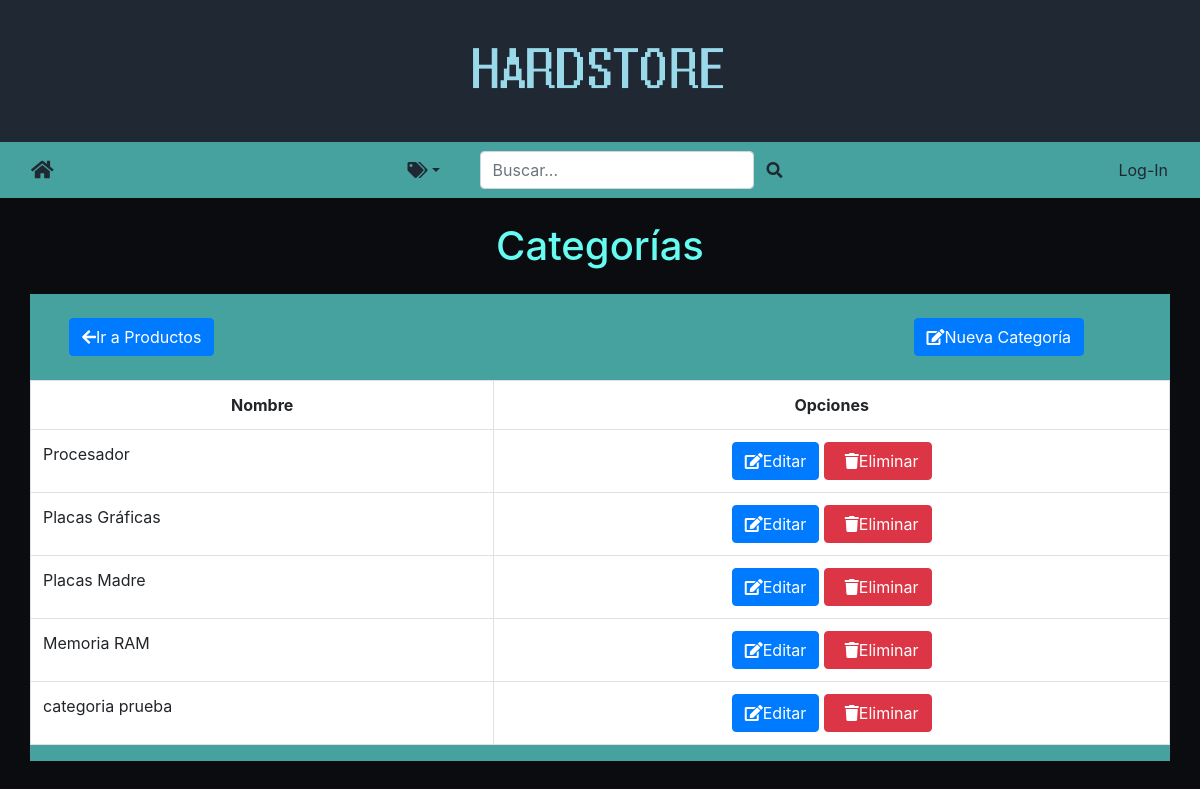
/modificar_categoria/, run on an earlier commit of the app's database.
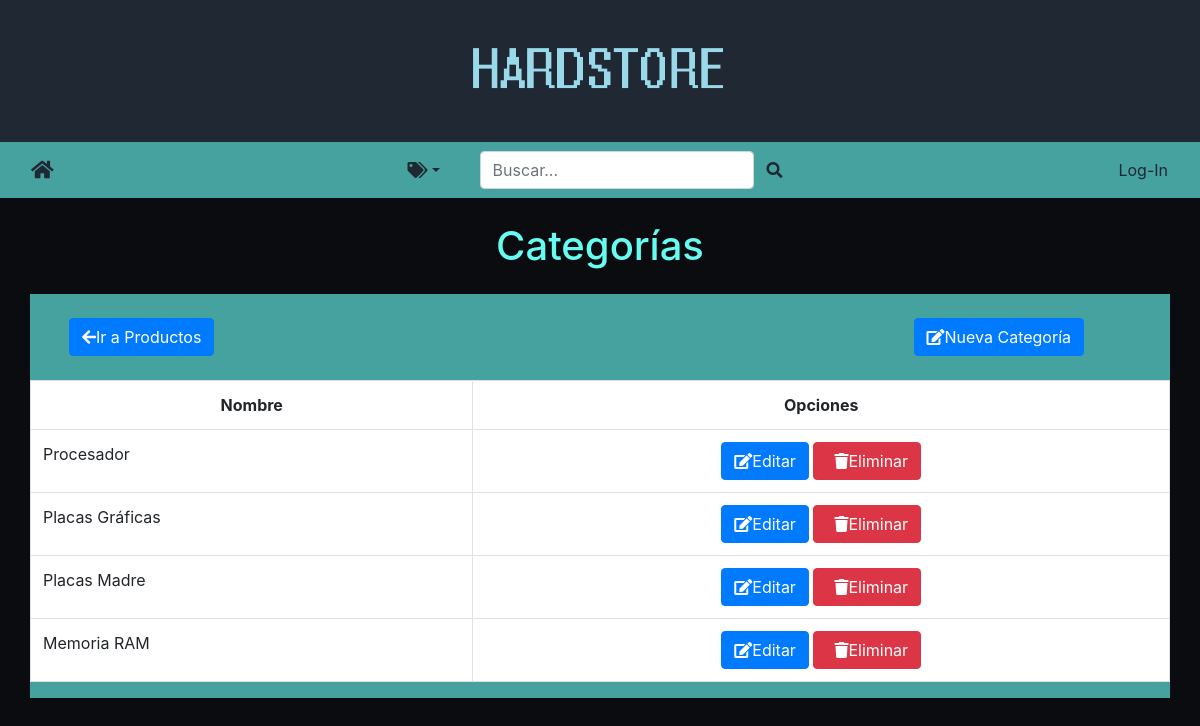
And on a later commit of the database.
### market/models.py (models this page shows, shortened)
class Categoria(models.Model):
    nombre = models.CharField(max_length=200, null=True)

### market/views.py (the view)
# urls.py: path('modificar_categoria/', market_views.CategoriasList.as_view(),
class CategoriasList(ListView):
    model = Categoria
    template_name = 'market/categoria_list.html'
    context_object_name = 'categoriasList'
    def get_queryset(self):
        return Categoria.objects.all()
    def get_context_data(self, **kwargs):
        context = super().get_context_data(**kwargs)
        if(Categoria.objects.count() > 0):
            context['categorias'] = Categoria.objects.all()
            context['hayCategorias'] = True
        else:
            context['hayCategorias'] = False
        return context

### market/templates/market/categoria_list.html (shortened to what this page needs)
{% extends "base.html" %}
{% load static %}
{% block estilo %}
<link rel="stylesheet" href="{% static 'productosCategoria.css' %}" />
{% endblock %}
{% block content %}
<div class="text-center mt-4"	><h1 style="color:#66fcf1">Categorías</h1></div>
<div class="container mt-4 mb-4" style="background-color: #45a29e;">
  <div class="row mb-4">
  	<div class="col-5 mt-4 ml-4">
  		<a href="{% url 'modificar_producto' %}" class="btn btn-primary mr-4"><i class="fas fa-arrow-left"></i>Ir a Productos</a>
  	</div>
  	<div class="col-6 mt-4 ml-4">
  		<a href="{% url 'crear_categoria' %}" class="pull-right btn btn-primary mr-4"><i class="fas fa-edit"></i>Nueva Categoría</a>
  	</div>
  </div>
  <div class="row">
  	<table class="table table-hover table-bordered text-danger-center" style="background-color: white;">
	      <tr class="text-center">
	        <th>Nombre</th>
	        <th>Opciones</th>
	      </tr>
      	{% for categoria in categoriasList %}
      	<tr>
	      	<td>{{ categoria.nombre }}</td>
	        <td colspan="5" class="text-center">
	        	<a href="{% url 'modificar_categoria_x' categoria.id %}" class="btn btn-primary"><i class="fas fa-edit"></i>Editar</a>
	        	<a href="#" class="btn btn-danger" data-toggle="modal" data-target="#myModal{{categoria.id}}"><i class="fas fa-trash ml-2"></i>Eliminar</a>
	        </td>
	    </tr>
	    {% endfor %}
    </table>
  </div>
</div>
{% endblock %}

What changed in the data, as far as the page shows it:
removed Categoria: nombre "categoria prueba"
